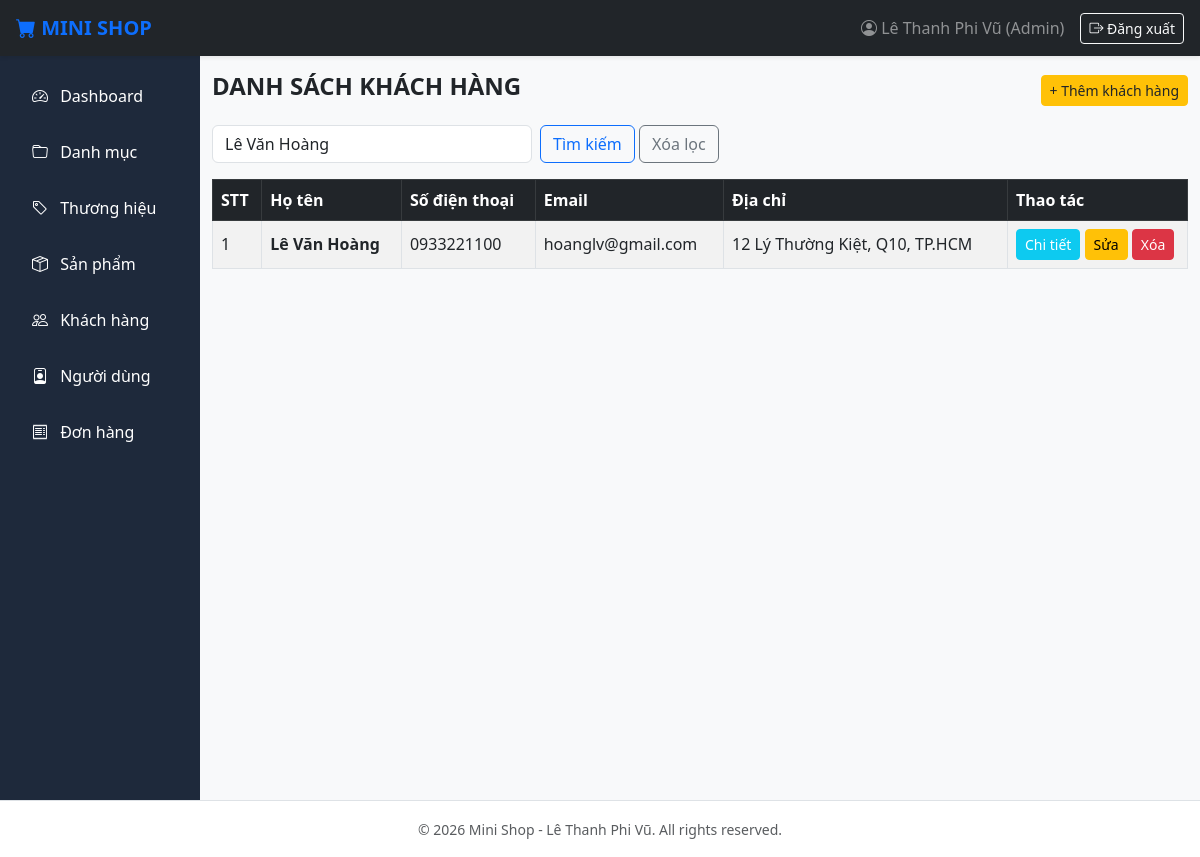
Screenshot of /views/admin/customers/index.php?keyword=Lê Văn Hoàng with the database file from the repository.
### tables this page shows
CREATE TABLE `customers` (
  `id` INT AUTO_INCREMENT PRIMARY KEY,
  `fullname` VARCHAR(100) NOT NULL,
  `phone` VARCHAR(20) NOT NULL,
  `email` VARCHAR(100) DEFAULT NULL,
  `address` VARCHAR(255) DEFAULT NULL,
  `note` TEXT DEFAULT NULL,
  `status` TINYINT DEFAULT 1,
  `created_at` DATETIME DEFAULT CURRENT_TIMESTAMP,
  `updated_at` DATETIME DEFAULT CURRENT_TIMESTAMP ON UPDATE CURRENT_TIMESTAMP
);

### config/Database.php (called while the page is built, shortened)
<?php
class Database
{
    protected string $host = "localhost";
    protected string $database = "lethanhphivu_database";
    protected string $username = "root";
    protected string $password = "";
    protected function connect(): void
    {
        $this->conn = new mysqli($this->host, $this->username, $this->password, $this->database);
    }
}

### dao/CustomerDAO.php (called while the page is built, shortened)
<?php
require_once __DIR__ . "/BaseDAO.php";
require_once __DIR__ . "/../models/Customer.php";
class CustomerDAO extends BaseDAO
{
    private function mapRow(array $row): Customer
    {
        $c = new Customer(
            $row["fullname"],
            $row["phone"],
            $row["email"],
            $row["address"],
            $row["note"],
            (int)$row["status"]
        );
        $c->id = (int)$row["id"];
        $c->createdAt = $row["created_at"] ?? '';
        $c->updatedAt = $row["updated_at"] ?? '';
        return $c;
    }
    public function search(string $keyword): array
    {
        $list = [];
        try {
            $sql = "SELECT id, fullname, phone, email, address, note, status, created_at, updated_at FROM customers WHERE fullname LIKE ? OR phone LIKE ? OR email LIKE ? ORDER BY id DESC";
            $stmt = $this->prepare($sql);
            $kw = "%$keyword%";
            $stmt->bind_param("sss", $kw, $kw, $kw);
            $stmt->execute();
            $result = $stmt->get_result();
            while ($row = $result->fetch_assoc()) {
                $list[] = $this->mapRow($row);
            }
        } catch (Exception $e) {
            throw $e;
        }
        return $list;
    }
}

### dao/BaseDAO.php (called while the page is built, shortened)
<?php
require_once __DIR__ . "/../config/Database.php";
class BaseDAO extends Database
{
    protected function prepare(string $sql): mysqli_stmt|false
    {
        return $this->conn->prepare($sql);
    }
}

### models/Customer.php (called while the page is built, shortened)
<?php
class Customer
{
    public function __construct(
        string $fullname = "",
        string $phone = "",
        ?string $email = null,
        ?string $address = null,
        ?string $note = null,
        int $status = 1
    ) {
        $this->fullname = $fullname;
        $this->phone = $phone;
        $this->email = $email;
        $this->address = $address;
    }
}

### views/admin/customers/index.php (the view, shortened to what this page needs)
<?php
require_once __DIR__ . "/../../../dao/CustomerDAO.php";
$dao = new CustomerDAO();
$keyword = trim($_GET['keyword'] ?? '');
$list = $keyword !== '' ? $dao->search($keyword) : $dao->getAll();
?>
<div class="d-flex justify-content-between align-items-center mb-3">
    <h4 class="fw-bold">DANH SÁCH KHÁCH HÀNG</h4>
    <a href="create.php" class="btn btn-warning text-dark btn-sm">+ Thêm khách hàng</a>
</div>
<form method="GET" class="row g-2 mb-3">
    <div class="col-md-4"><input name="keyword" class="form-control" placeholder="Tìm theo tên, SĐT, email..." value="<?= htmlspecialchars($keyword) ?>"></div>
    <div class="col-auto">
        <button class="btn btn-outline-primary">Tìm kiếm</button>
        <?php if ($keyword !== ''): ?><a href="index.php" class="btn btn-outline-secondary">Xóa lọc</a><?php endif; ?>
    </div>
</form>
<table class="table table-bordered table-striped align-middle">
    <thead class="table-dark">
        <tr><th>STT</th><th>Họ tên</th><th>Số điện thoại</th><th>Email</th><th>Địa chỉ</th><th width="180">Thao tác</th></tr>
    </thead>
    <tbody>
        <?php $stt = 1; foreach ($list as $c): ?>
        <tr>
            <td><?= $stt++ ?></td>
            <td class="fw-bold"><?= htmlspecialchars($c->fullname) ?></td>
            <td><?= htmlspecialchars($c->phone) ?></td>
            <td><?= htmlspecialchars($c->email ?? '') ?></td>
            <td><?= htmlspecialchars($c->address ?? '') ?></td>
            <td>
                <a href="detail.php?id=<?= $c->id ?>" class="btn btn-info btn-sm text-white">Chi tiết</a>
                <a href="edit.php?id=<?= $c->id ?>" class="btn btn-warning btn-sm">Sửa</a>
                <a href="index.php?action=delete&id=<?= $c->id ?>" class="btn btn-danger btn-sm" onclick="return confirm('Bạn có chắc muốn xóa?')">Xóa</a>
            </td>
        </tr>
        <?php endforeach; ?>
    </tbody>
</table>
<?php $content = ob_get_clean(); include __DIR__ . "/../layouts/master.php"; ?>

### views/admin/layouts/header.php (style rules this page uses)
body { font-family: system-ui, -apple-system, sans-serif; background-color: #f8f9fa; }

### rows the page displays
customers: fullname "Lê Văn Hoàng", phone "0933221100", email "hoanglv@gmail.com", address "12 Lý Thường Kiệt, Q10, TP.HCM"
